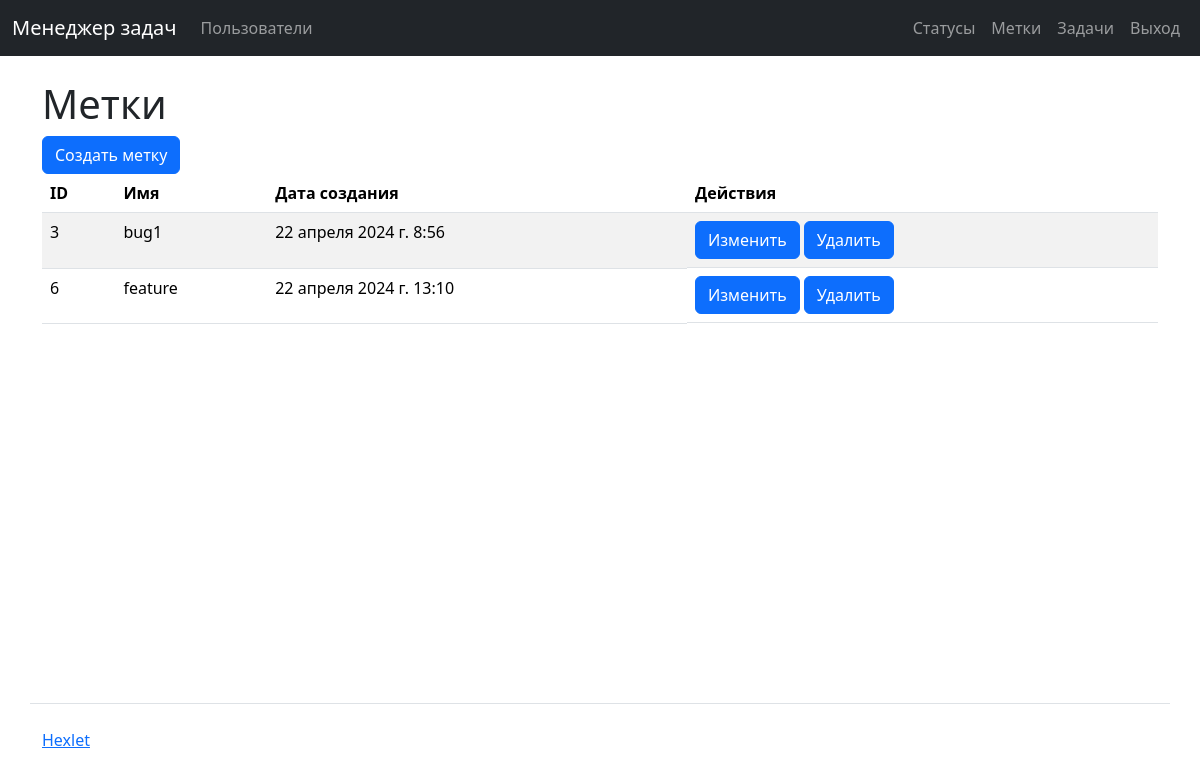
Screenshot of /labels/ (signed in) with the database file from the repository.
### task_manager/labels/models.py (models this page shows)
class Label(models.Model):
    name = models.CharField(max_length=100)
    created_at = models.DateTimeField(auto_now_add=True)

### task_manager/labels/views.py (the view)
# urls.py: path('', views.LabelsView.as_view(), name='labels'),
class LabelsView(LoginRequiredMixin, View):
    def get(self, request):
        labels = Label.objects.all()
        return render(request, 'labels/index.html', context={'labels': labels})

### task_manager/labels/templates/labels/index.html
{% extends "application.html" %}
{% load i18n %}
{% block header %}
    <h1>{% translate 'labels' %}</h1>
    <a href="{% url 'new_label' %}" class="btn btn-primary me-1">{% translate 'create_label' %}</a>
{% endblock %}
{% block content %}
    <table class="table table-striped">
        <thead>
            <tr>
                <th>{% translate 'id' %}</th>
                <th>{% translate 'status_name' %}</th>
                <th>{% translate 'created_at' %}</th>
                <th>{% translate 'actions' %}</th>
            </tr>
        </thead>
        <tbody>
            {% for label in labels %}
                <tr>
                    <td>{{ label.id }}</td>
                    <td>{{ label.name }}</td>
                    <td>{{ label.created_at }}</td>
                    <td class="d-flex">
                        <a href="{% url 'labels' %}{{ label.id }}/update/" class="btn btn-primary me-1">{% translate 'edit_user_btn' %}</a>
                        <a href="{% url 'labels' %}{{ label.id }}/delete/" class="btn btn-primary me-1">{% translate 'remove' %}</a>
                    </td>
                </tr>
            {% endfor %}
        </tbody>
    </table>
{% endblock %}

### rows the page displays
Label: id "3", name "bug1", created_at "22 апреля 2024 г. 8:56"
Label: id "6", name "feature", created_at "22 апреля 2024 г. 13:10"
